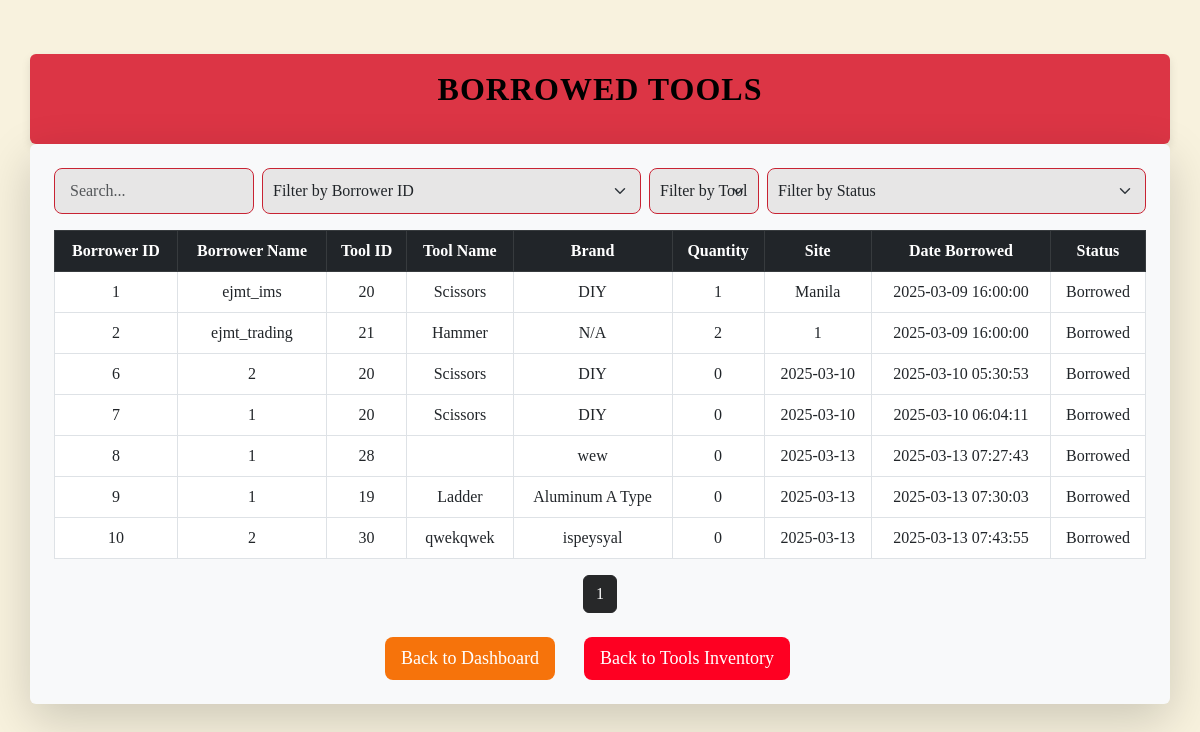
/borrowed_tools.php (signed in), run on the app's committed database.
### tables this page shows
CREATE TABLE `borrowed_tools` (
  `borrower_id` int(11) NOT NULL,
  `tool_id` int(11) DEFAULT NULL,
  `borrower_name` varchar(255) DEFAULT NULL,
  `quantity` int(11) DEFAULT NULL,
  `site` varchar(255) DEFAULT NULL,
  `date_borrowed` timestamp NOT NULL DEFAULT current_timestamp(),
  `date_returned` timestamp NULL DEFAULT NULL,
  `status` enum('Borrowed','Returned') DEFAULT 'Borrowed'
);

CREATE TABLE `tools` (
  `id` int(11) NOT NULL,
  `tool_name` varchar(255) NOT NULL,
  `brand` varchar(100) NOT NULL,
  `image` varchar(255) DEFAULT NULL,
  `quantity` int(11) NOT NULL CHECK (`quantity` >= 0),
  `item_condition` varchar(255) DEFAULT NULL,
  `status` enum('Available','Borrowed') DEFAULT 'Available'
);

### borrowed_tools.php (the view, shortened to what this page needs)
<?php
include 'db.php';
$limit = 10;
$page = isset($_GET['page']) ? (int)$_GET['page'] : 1;
$page = max($page, 1);
$offset = ($page - 1) * $limit;
$totalBorrowedQuery = $conn->query("SELECT COUNT(*) as total FROM borrowed_tools WHERE status = 'Borrowed'");
$totalBorrowed = $totalBorrowedQuery->fetch_assoc()['total'];
$totalPages = ceil($totalBorrowed / $limit);
$borrowedQuery = "SELECT b.borrower_id, b.tool_id, t.tool_name, t.brand,
                         b.borrower_name, b.quantity, b.site,
                         b.date_borrowed, b.status
                  FROM borrowed_tools b
                  JOIN tools t ON t.id = b.tool_id
                  WHERE b.status = 'Borrowed'
                  LIMIT $limit OFFSET $offset";
$borrowedResult = mysqli_query($conn, $borrowedQuery);
$borrowedTools = mysqli_fetch_all($borrowedResult, MYSQLI_ASSOC);
?>
<!DOCTYPE html>
<html lang="en">
<head>
    <link rel="stylesheet" href="https://cdn.jsdelivr.net/npm/bootstrap@5.3.0/dist/css/bootstrap.min.css">
    <link rel="stylesheet" href="tools.css">
</head>
<body>
    <div class="container mt-4">
        <header class="text-center bg-danger text-white py-3 rounded">
            <h2>BORROWED TOOLS</h2>
        </header>
        <div class="main-content p-4 bg-light rounded shadow-lg">
            <div class="d-flex gap-2 mb-3">
                <input type="text" id="searchBar" class="form-control" placeholder="Search...">
                <select id="filterBorrower" class="form-select">
                    <option value="">Filter by Borrower ID</option>
                </select>
                <select id="filterTool" class="form-select">
                    <option value="">Filter by Tool</option>
                </select>
                <select id="filterStatus" class="form-select">
                    <option value="">Filter by Status</option>
                </select>
            </div>
            <table class="table table-bordered text-center align-middle">
                <thead class="table-dark">
                    <tr>
                        <th>Borrower ID</th>
                        <th>Borrower Name</th>
                        <th>Tool ID</th>
                        <th>Tool Name</th>
                        <th>Brand</th>
                        <th>Quantity</th>
                        <th>Site</th>
                        <th>Date Borrowed</th>
                        <th>Status</th>
                    </tr>
                </thead>
                <tbody id="borrowedToolsTable">
                    <?php foreach ($borrowedTools as $row) : ?>
                        <tr>
                            <td><?= htmlspecialchars($row['borrower_id']); ?></td>
                            <td><?= htmlspecialchars($row['borrower_name']); ?></td>
                            <td><?= htmlspecialchars($row['tool_id']); ?></td>
                            <td><?= htmlspecialchars($row['tool_name']); ?></td>
                            <td><?= htmlspecialchars($row['brand']); ?></td>
                            <td><?= htmlspecialchars($row['quantity']); ?></td>
                            <td><?= htmlspecialchars($row['site']); ?></td>
                            <td><?= date("Y-m-d H:i:s", strtotime($row['date_borrowed'])); ?></td>
                            <td><?= htmlspecialchars($row['status']); ?></td>
                        </tr>
                    <?php endforeach; ?>
                </tbody>
            </table>
            <nav>
                <ul class="pagination justify-content-center">
                    <?php for ($i = 1; $i <= $totalPages; $i++): ?>
                        <li class="page-item <?= $i == $page ? 'active' : ''; ?>">
                            <a class="page-link" href="?page=<?= $i; ?>"><?= $i; ?></a>
                        </li>
                    <?php endfor; ?>
                </ul>
            </nav>
            <div class="text-center mt-4">
                <a href="dashboard.php" class="btn btn-seventh btn-lg">Back to Dashboard</a>
                <a href="tools.php" class="btn btn-eight btn-lg">Back to Tools Inventory</a>
            </div>
        </div>
    </div>
</body>
</html>

### tools.css (style rules this page uses)
body { font-family: 'Baskerville Old Face'; background-color: #f8f2de !important; padding: 20px; color: #333; }
.container { max-width: 1500px; margin: 0 auto; padding: 10px; }
header { background-color: #dc3545; color: white; padding: 20px 15px; border-radius: 8px; box-shadow: 0 4px 10px rgba(0, 0, 0, 0.1); }
h2 { text-align: center; font-size: 2em; color: #000000; margin-bottom: 20px; letter-spacing: 1px; text-transform: uppercase; font-weight: bold; }
#searchBar { padding: 10px 15px; font-size: 16px; width: 200px; box-sizing: border-box; border-radius: 8px; border: 1px solid #C82333; transition: 0.3s ease; background-color: #e7e6e6; background-clip: padding-box; }
.page-link { background-color: #d8d9da; color: #272829; }
.pagination .page-item.active .page-link { background-color: #272829; border-color: #272829; color: #fff; }
#filterID, #filterTool, #filterBrand { width: 140px; }
.form-select:last-child { margin-right: 0; }
.form-select { padding: 10px; border-radius: 8px; border: 1px solid #C82333; transition: 0.3s ease; background-color: #e7e6e6; background-clip: padding-box; }
.btn-seventh { background-color: #f6730b !important; font-size: 18px; border-radius: 8px; transition: 0.3s ease; margin-right: 25px; border: none; color: white; }
.btn-eight { background-color: #fe0022 !important; font-size: 18px; border-radius: 8px; transition: 0.3s ease; margin-right: 25px; border: none; color: white; }

### data on the page
borrowed_tools: borrower_id "1", borrower_name "ejmt_ims", tool "20", tool.tool_name "Scissors", tool.brand "DIY", quantity "1", site "Manila", date_borrowed "2025-03-09 16:00:00", status "Borrowed"
borrowed_tools: borrower_id "2", borrower_name "ejmt_trading", tool "21", tool.tool_name "Hammer", tool.brand "N/A", quantity "2", site "1", date_borrowed "2025-03-09 16:00:00", status "Borrowed"
borrowed_tools: borrower_id "6", borrower_name "2", tool "20", tool.tool_name "Scissors", tool.brand "DIY", quantity "0", site "2025-03-10", date_borrowed "2025-03-10 05:30:53", status "Borrowed"
borrowed_tools: borrower_id "7", borrower_name "1", tool "20", tool.tool_name "Scissors", tool.brand "DIY", quantity "0", site "2025-03-10", date_borrowed "2025-03-10 06:04:11", status "Borrowed"
borrowed_tools: borrower_id "8", borrower_name "1", tool "28", tool.brand "wew", quantity "0", site "2025-03-13", date_borrowed "2025-03-13 07:27:43", status "Borrowed"
borrowed_tools: borrower_id "9", borrower_name "1", tool "19", tool.tool_name "Ladder", tool.brand "Aluminum A Type", quantity "0", site "2025-03-13", date_borrowed "2025-03-13 07:30:03", status "Borrowed"
borrowed_tools: borrower_id "10", borrower_name "2", tool "30", tool.tool_name "qwekqwek", tool.brand "ispeysyal", quantity "0", site "2025-03-13", date_borrowed "2025-03-13 07:43:55", status "Borrowed"
